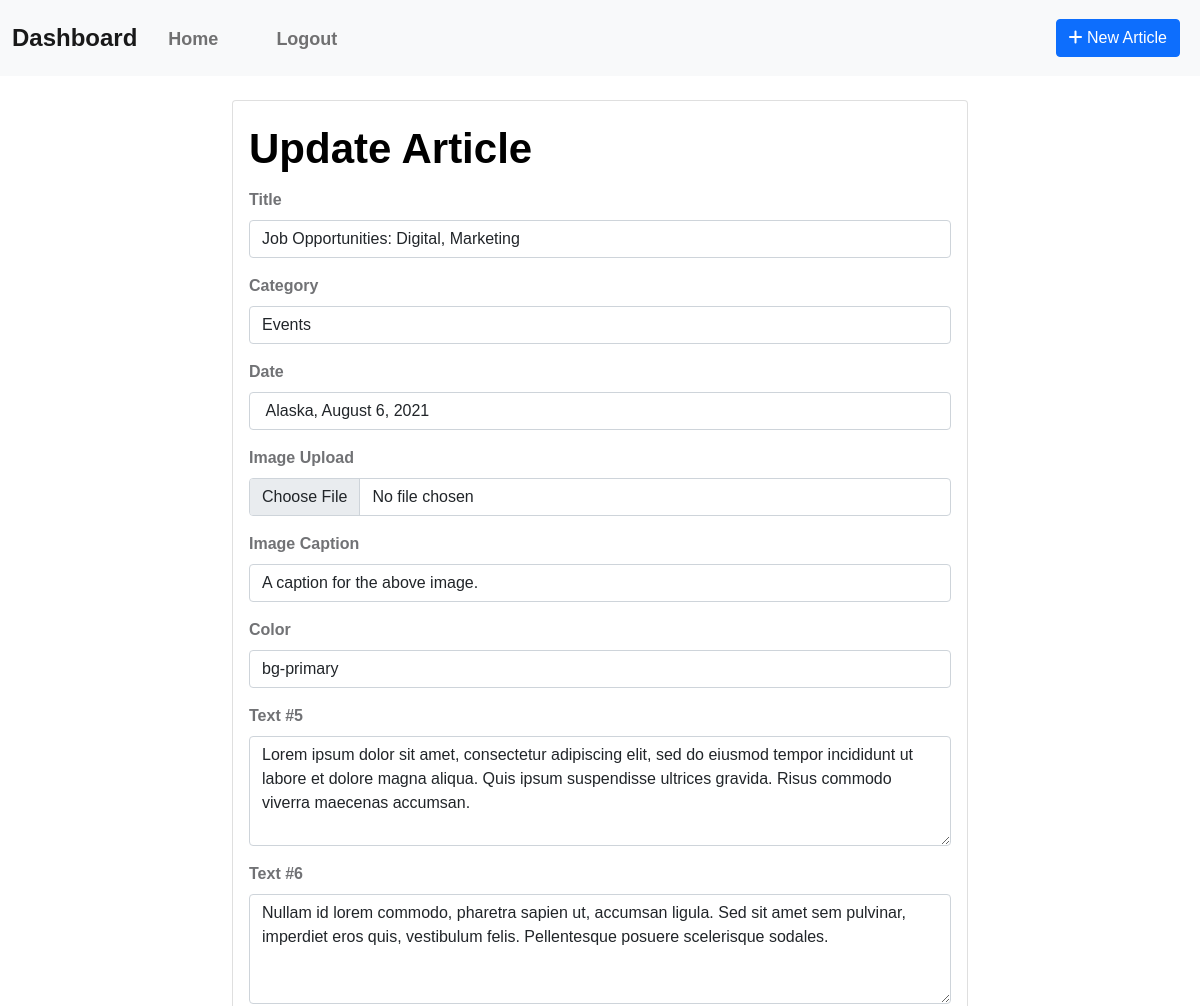
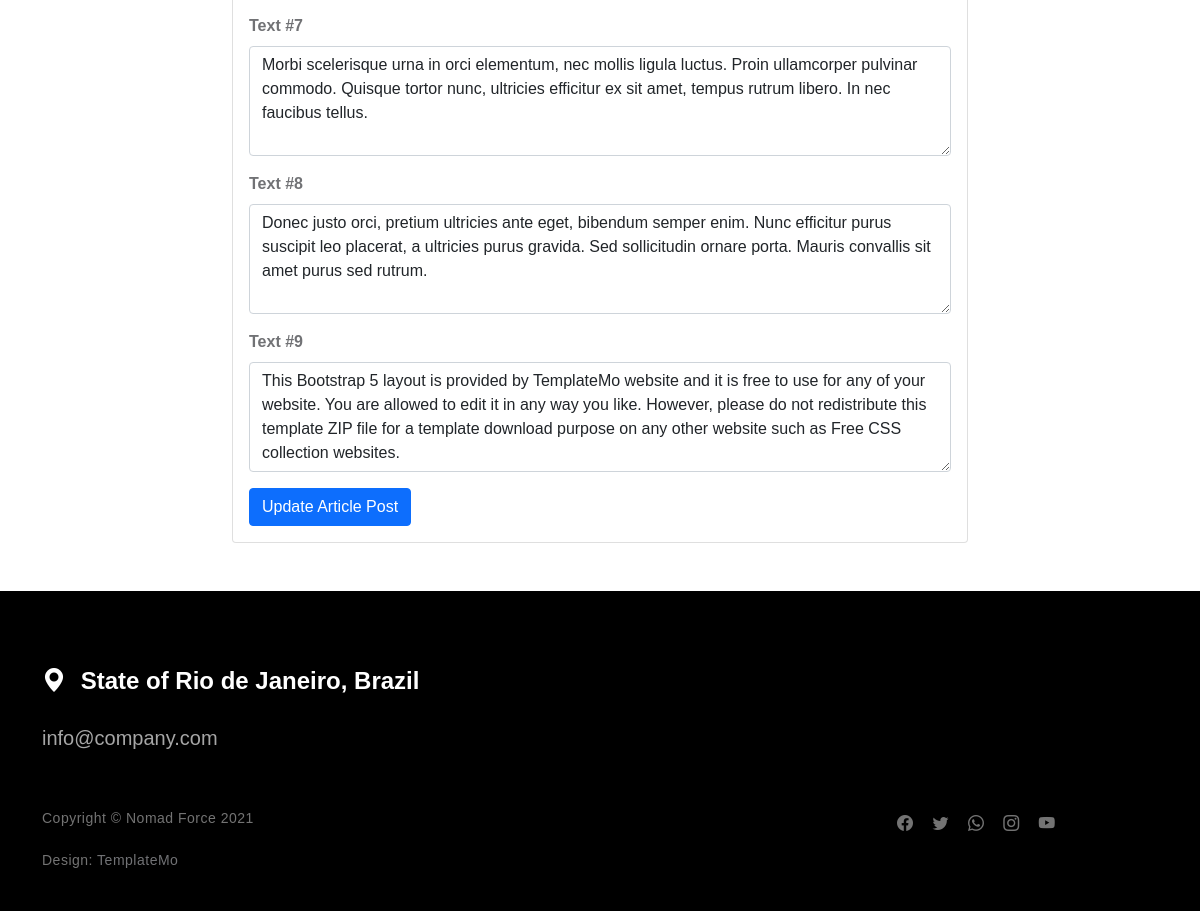
Screenshot of /admin/update.php?article=2 (signed in) with the database file from the repository (2 pictures, top to bottom).
### tables this page shows
CREATE TABLE `news` (
  `id` int(11) NOT NULL,
  `title` varchar(255) NOT NULL,
  `category` varchar(45) NOT NULL,
  `date` varchar(45) NOT NULL,
  `image` text NOT NULL,
  `image_caption` text NOT NULL,
  `color` varchar(45) NOT NULL
);

CREATE TABLE `news_paragraph` (
  `id` int(11) NOT NULL,
  `text` text NOT NULL,
  `news_id` int(11) NOT NULL
);

### lib/Database.php (called while the page is built, shortened)
<?php
class Database
{
    private $host = "localhost";
    private $username = "root";
    private $password = "";
    private $dbName = "nomad_force";
    private \PDO $connection;
    public function __construct(
        string $host = "",
        int $port = 3306,
        string $username = "",
        string $password = "",
        string $dbName = ""
    )
    {
        if(!empty($host)) {
            $this->host = $host;
        }
        if(!empty($username)) {
            $this->username = $username;
        }
        if(!empty($dbName)) {
            $this->dbName = $dbName;
        }
        try {
            $this->connection = new \PDO(
                "mysql:host=$this->host;dbname=$this->dbName;charset=utf8mb4",
                $this->username,
                $this->password
            );
            $this->connection->setAttribute(\PDO::ATTR_ERRMODE, \PDO::ERRMODE_EXCEPTION);
        } catch(\PDOException $e) {
            echo "Connection failed: " . $e->getMessage();
        }
    }
    public function getArticle(int $id): array {
        $sql = "SELECT * FROM news WHERE id = ?";
        $query = $this->connection->prepare($sql);
        $query->execute([$id]);
        return $query->fetch(\PDO::FETCH_ASSOC);
    }
    public function getArticleParagraphs(int $articleID):array {
        $sql = "SELECT id AS p_id, text AS p_text FROM news_paragraph WHERE news_id = ?";
        $query = $this->connection->prepare($sql);
        $query->execute([$articleID]);
        return $query->fetchAll(\PDO::FETCH_ASSOC);
    }
}

### admin/update.php (the view, shortened to what this page needs)
<?php
include_once "../lib/Database.php";
$db = new Database("localhost", 3306, "root", "", "nomad-force");
$articleId = isset($_GET['article']) ? intval($_GET['article']) : null;
if ($articleId != null) {
    $article = $db->getArticle($articleId);
    if ($article) {
        $paragraphs = $db->getArticleParagraphs($articleId);
    } else {
        header("Location: dashboard.php");
    }
} else {
    header("Location: dashboard.php");
}
?>
<!doctype html>
<html lang="en">
<head>
    <link href="../css/bootstrap.min.css" rel="stylesheet">
    <link href="../css/bootstrap-icons.css" rel="stylesheet">
    <link rel="stylesheet" href="../css/magnific-popup.css">
    <link href="../css/aos.css" rel="stylesheet">
    <link href="../css/templatemo-nomad-force.css" rel="stylesheet">
    <link rel="stylesheet" href="https://cdnjs.cloudflare.com/ajax/libs/font-awesome/6.0.0/css/all.min.css">
</head>
<body>
<?php include_once "header.php"; ?>
<div class="container mt-4">
    <div class="row mb-5">
        <div class="col-md-8 offset-md-2">
            <div class="card">
                <div class="card-body">
                    <h2>Update Article</h2>
                    <form method="post" action="update-item.php" enctype="multipart/form-data">
                        <div class="mb-3">
                            <label for="title" class="form-label">Title</label>
                            <input type="text" class="form-control" id="title" name="title" value="<?php echo $article['title'];?>" required>
                        </div>
                        <div class="mb-3">
                            <label for="category" class="form-label">Category</label>
                            <input type="text" class="form-control" id="category" name="category" value="<?php echo $article['category'];?>" required>
                        </div>
                        <div class="mb-3">
                            <label for="date" class="form-label">Date</label>
                            <input type="text" class="form-control" id="date" name="date" value="<?php echo $article['date'];?>" required>
                        </div>
                        <div class="mb-3">
                            <label for="image" class="form-label">Image Upload</label>
                            <input type="file" class="form-control" id="image" name="image" value="<?php echo $article['image'];?>" required accept="image/*">
                        </div>
                        <div class="mb-3">
                            <label for="image_caption" class="form-label">Image Caption</label>
                            <input type="text" class="form-control" id="image_caption" name="image_caption" value="<?php echo $article['image_caption'];?>" required>
                        </div>
                        <div class="mb-3">
                            <label for="color" class="form-label">Color</label>
                            <input type="text" class="form-control" id="color" name="color" value="<?php echo $article['color'];?>" required>
                        </div>
                        <?php
                        foreach ($paragraphs as $paragraph) {
                            echo '
                            <div class="mb-3">
                            <label for="text" class="form-label">Text #' . $paragraph['p_id'] . '</label>
                            <textarea class="form-control" id="text" name="text" rows="4" required>' . $paragraph['p_text'] . '</textarea>
                        </div>
                            ';
                        }
                        ?>
                        <button type="submit" class="btn btn-primary">Update Article Post</button>
                    </form>
                </div>
            </div>
        </div>
    </div>
</div>
<?php include_once "../parts/footer.php"; ?>
</body>
</html>

### css/templatemo-nomad-force.css (style rules this page uses)
:root { --white-color: #FFFFFF; --primary-color: #ffc107; --section-bg-color: #f9f9f9; --dark-color: #000000; --grey-color: #fcfeff; --text-secondary-white-color: rgba(255, 255, 255, 0.98); --title-color: #565758; --p-color: #717275; --body-font-family: 'Noto Sans JP', sans-serif; --h1-font-size: 72px; --h2-font-size: 42px; --h3-font-size: 36px; --h4-font-size: 32px; --h5-font-size: 24px; --h6-font-size: 22px; --p-font-size: 20px; --copyright-text-font-size: 14px; --custom-link-font-size: 12px; --font-weight-light: 300; --font-weight-normal: 400; --font-weight-bold: 700; --font-weight-black: 900; }
body, html { height: 100%; }
body { background: var(--white-color); font-family: var(--body-font-family); position: relative; }
h2, h3, h4, h5, h6 { color: var(--dark-color); line-height: inherit; }
h1, h2, h3, h4, h5, h6 { font-weight: var(--font-weight-bold); }
h1, h2 { font-weight: var(--font-weight-black); }
h2 { font-size: var(--h2-font-size); }
a, button { touch-action: manipulation; transition: all 0.3s; }
.form-label { color: var(--p-color); font-weight: var(--font-weight-bold); }

### rows the page displays
news: title "Job Opportunities: Digital, Marketing", category "Events", date "Alaska, August 6, 2021", image_caption "A caption for the above image.", color "bg-primary"
news_paragraph: id "5", text "Lorem ipsum dolor sit amet, consectetur adipiscing elit, sed do eiusmod tempor incididunt ut labore et dolore magna aliqua. Quis ipsum suspendisse ultrices gravida. Risus commodo viverra maecenas accumsan."
news_paragraph: id "6", text "Nullam id lorem commodo, pharetra sapien ut, accumsan ligula. Sed sit amet sem pulvinar, imperdiet eros quis, vestibulum felis. Pellentesque posuere scelerisque sodales."
news_paragraph: id "7", text "Morbi scelerisque urna in orci elementum, nec mollis ligula luctus. Proin ullamcorper pulvinar commodo. Quisque tortor nunc, ultricies efficitur ex sit amet, tempus rutrum libero. In nec faucibus tellus."
news_paragraph: id "8", text "Donec justo orci, pretium ultricies ante eget, bibendum semper enim. Nunc efficitur purus suscipit leo placerat, a ultricies purus gravida. Sed sollicitudin ornare porta. Mauris convallis sit amet purus sed rutrum."
news_paragraph: id "9", text "This Bootstrap 5 layout is provided by TemplateMo website and it is free to use for any of your website. You are allowed to edit it in any way you like. However, please do not redistribute this template ZIP file for a template download purpose on any other website such as Free CSS collection websites."
